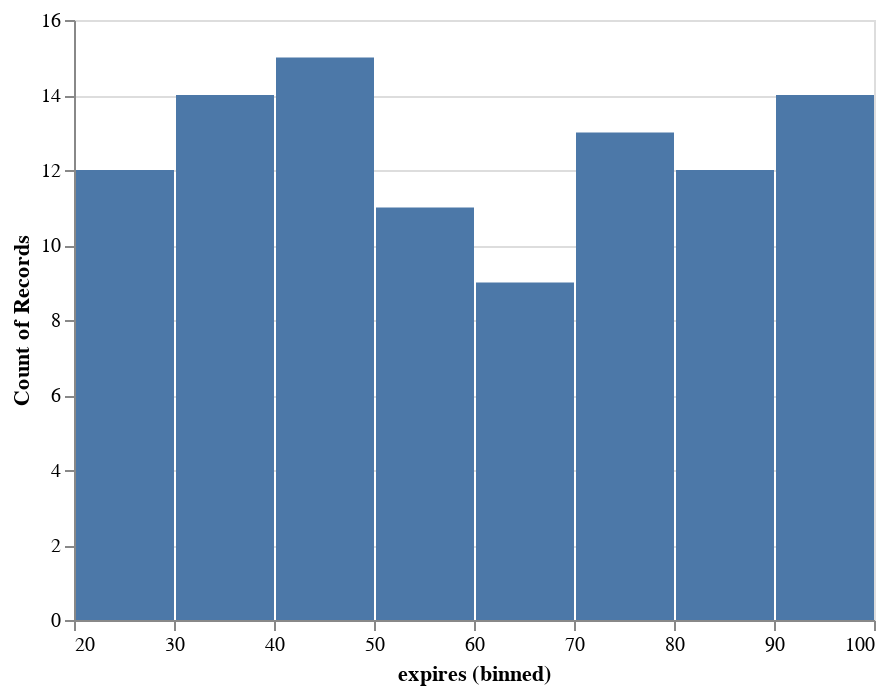

Here is the notebook cell this chart was saved with:
### Code cell
# let's plot the distribution of expirations
alt.Chart(robots).mark_bar().encode(
    alt.X("expires:Q", bin=True),
    y='count()',
)

### Figure 1 — Vega-Lite specification as saved in the notebook (floating-point values rounded to 4 significant figures; data arrays with more than 128 entries replaced by an {"elided": "..."} marker saying what was removed)
{"config": {"view": {"continuousWidth": 400, "continuousHeight": 300}}, "data": {"name": "data-b884a35c51e5166ee8b08f835765da71"}, "mark": "bar", "encoding": {"x": {"type": "quantitative", "bin": true, "field": "expires"}, "y": {"type": "quantitative", "aggregate": "count"}}, "$schema": "https://vega.github.io/schema/vega-lite/v4.8.1.json", "datasets": {"data-b884a35c51e5166ee8b08f835765da71": {"elided": "150 records"}}}
